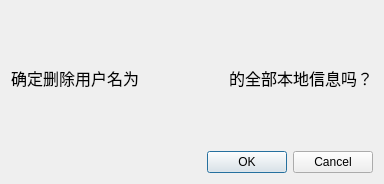
<?xml version="1.0" encoding="UTF-8"?>
<ui version="4.0">
 <class>Dialog</class>
 <widget class="QDialog" name="Dialog">
  <property name="geometry">
   <rect>
    <x>0</x>
    <y>0</y>
    <width>384</width>
    <height>184</height>
   </rect>
  </property>
  <property name="windowTitle">
   <string>删除用户</string>
  </property>
  <layout class="QVBoxLayout" name="verticalLayout">
   <item>
    <layout class="QHBoxLayout" name="horizontalLayout">
     <item>
      <widget class="QLabel" name="label">
       <property name="font">
        <font>
         <pointsize>12</pointsize>
        </font>
       </property>
       <property name="text">
        <string>确定删除用户名为</string>
       </property>
      </widget>
     </item>
     <item alignment="Qt::AlignHCenter|Qt::AlignVCenter">
      <widget class="QLabel" name="label_2">
       <property name="font">
        <font>
         <pointsize>12</pointsize>
         <weight>75</weight>
         <bold>true</bold>
        </font>
       </property>
       <property name="text">
        <string/>
       </property>
      </widget>
     </item>
     <item>
      <widget class="QLabel" name="label_3">
       <property name="font">
        <font>
         <pointsize>12</pointsize>
        </font>
       </property>
       <property name="text">
        <string>的全部本地信息吗？</string>
       </property>
      </widget>
     </item>
    </layout>
   </item>
   <item>
    <widget class="QDialogButtonBox" name="buttonBox">
     <property name="orientation">
      <enum>Qt::Horizontal</enum>
     </property>
     <property name="standardButtons">
      <set>QDialogButtonBox::Cancel|QDialogButtonBox::Ok</set>
     </property>
    </widget>
   </item>
  </layout>
 </widget>
 <resources/>
 <connections>
  <connection>
   <sender>buttonBox</sender>
   <signal>accepted()</signal>
   <receiver>Dialog</receiver>
   <slot>accept()</slot>
   <hints>
    <hint type="sourcelabel">
     <x>248</x>
     <y>254</y>
    </hint>
    <hint type="destinationlabel">
     <x>157</x>
     <y>274</y>
    </hint>
   </hints>
  </connection>
  <connection>
   <sender>buttonBox</sender>
   <signal>rejected()</signal>
   <receiver>Dialog</receiver>
   <slot>reject()</slot>
   <hints>
    <hint type="sourcelabel">
     <x>316</x>
     <y>260</y>
    </hint>
    <hint type="destinationlabel">
     <x>286</x>
     <y>274</y>
    </hint>
   </hints>
  </connection>
 </connections>
</ui>
